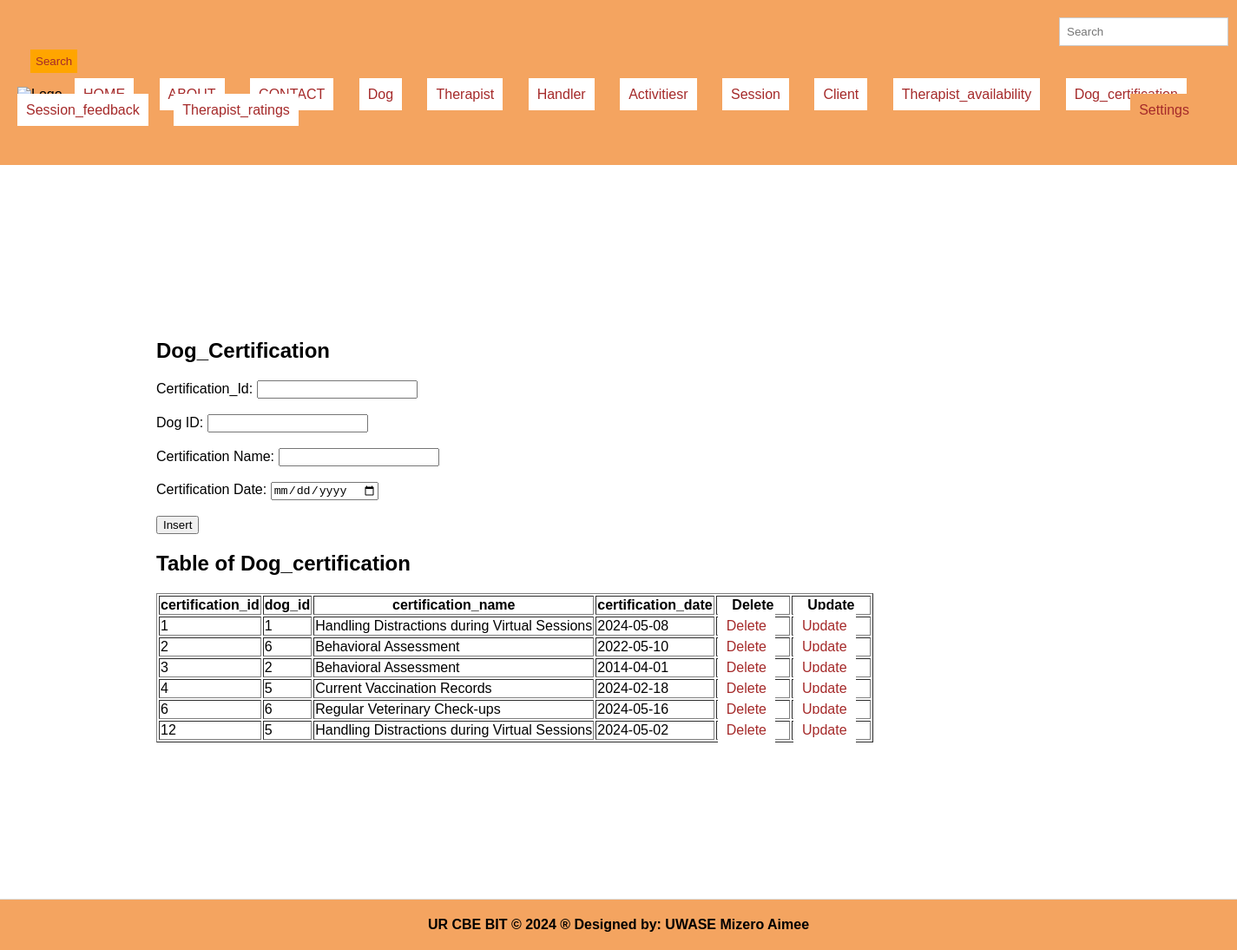
The app's page /Dog_certification.php with its own data.
### tables this page shows
CREATE TABLE `dog_certification` (
  `certification_id` int(11) NOT NULL,
  `dog_id` int(11) DEFAULT NULL,
  `certification_name` varchar(100) DEFAULT NULL,
  `certification_date` date DEFAULT NULL
);

### Dog_certification.php (the view, shortened to what this page needs)
<!DOCTYPE html>
<html lang="en">
<head>
  <link rel="stylesheet" type="text/css" href="style.css" title="style 1" media="screen, tv, projection, handheld, print"/>
  </head>
  <header>
<body style="background-image: url('./M.jpg');">
  <form class="d-flex" role="search" action="search.php">
      <input class="form-control me-2" type="search" placeholder="Search" aria-label="Search"name="query">
      <button class="btn btn-outline-success" type="submit">Search</button>
    </form>
  <ul style="list-style-type: none; padding: 0;">
    <li style="display: inline; margin-right: 10px;">
  </li>
    <li style="display: inline; margin-right: 10px;"><a href="./home.html">HOME</a>
  </li>
    <li style="display: inline; margin-right: 10px;"><a href="./about.html">ABOUT</a>
  </li>
    <li style="display: inline; margin-right: 10px;"><a href="./contact.html">CONTACT</a>
  </li>
    <li style="display: inline; margin-right: 10px;"><a href="./Dog.php">Dog</a>
  </li>
    <li style="display: inline; margin-right: 10px;"><a href="./therapist.php">Therapist</a>
  </li>
    <li style="display: inline; margin-right: 10px;"><a href="./handler.php">Handler</a>
  </li>
    <li style="display: inline; margin-right: 10px;"><a href="./activities.php">Activitiesr</a>
  </li>
    <li style="display: inline; margin-right: 10px;"><a href="./session.php">Session</a>
  </li>
    <li style="display: inline; margin-right: 10px;"><a href="./client.php">Client</a>
  </li>
   <li style="display: inline; margin-right: 10px;"><a href="./therapist_availability.php">Therapist_availability</a>
  </li>
    <li style="display: inline; margin-right: 10px;"><a href="./dog_certification.php">Dog_certification</a>
  </li>
    <li style="display: inline; margin-right: 10px;"><a href="./session_feedback.php">Session_feedback</a>
  </li>
    <li style="display: inline; margin-right: 10px;"><a href="./therapist_ratings.php">Therapist_ratings</a>
  </li>
    <li class="dropdown" style="display: inline; margin-right: 10px;">
      <a href="#" style="padding: 10px; color: brown; background-color:sandybrown; text-decoration: none; margin-right: 15px;">Settings</a>
    </li><br><br>
  </ul>
  </header>
  <section>
    <h1>Dog_Certification</h1>
    <form method="post" onsubmit="return confirmInsert();">
      <label for="certification_id">Certification_Id:</label>
      <input type="number" id="certification_id" name="certification ID"><br><br>
      <label for="dog_id">Dog ID:</label>
      <input type="text" id="dog_id" name="dog_id" required><br><br>
      <label for="certification_name">Certification Name:</label>
      <input type="text" id="certification_name" name="certification_name" required><br><br>
      <label for="certification_date">Certification Date:</label>
      <input type="date" id="certification_date" name="certification_date" required><br><br>
      <input type="submit" name="add" value="Insert">
    </form>
    <h2>Table of Dog_certification</h2>
    <table border="1">
        <tr>
            <th>certification_id</th>
            <th>dog_id</th>
            <th>certification_name</th>
            <th>certification_date</th>
            <th>Delete</th>
            <th>Update</th>
        </tr>
        <?php
        include('databaseconnection.php');
        $sql = "SELECT * FROM Dog_certification";
        $result = $connection->query($sql);
        if ($result->num_rows > 0) {
            while ($row = $result->fetch_assoc()) {
                $certification_id = $row['certification_id'];
                echo "<tr>
                    <td>{$row['certification_id']}</td>
                    <td>{$row['dog_id']}</td>
                    <td>{$row['certification_name']}</td>
                    <td>{$row['certification_date']}</td>
                    <td><a href='delete_Dog_certification.php?certification_id=$certification_id'>Delete</a></td>
                    <td><a href='update_Dog_certification.php?certification_id=$certification_id'>Update</a></td>
                </tr>";
            }
        } else {
            echo "<tr><td colspan='6'>No data found</td></tr>";
        }
        ?>
    </table>
  </section>
  <footer>
    <b>UR CBE BIT &copy; 2024 &reg; Designed by: UWASE Mizero Aimee</b>
  </footer>
</body>
</html>

### style.css (style rules this page uses)
body { font-family: Arial, sans-serif; margin: 0; padding: 0; }
.form-control { padding: 8px; margin-left: 4px; border: 1px solid #ccc; }
.btn { padding: 6px; background-color: orange; color: brown; border: none; }
.dropdown { position: relative; display: inline; margin-right: 10px; }
body { font-family: Arial,sans-serif; margin:0; padding:0; }
header { background-color:darkgray; padding: 20px; }
.dropdown { position: right; display:right; direction:rtl; }
section { padding:28px; border-bottom: 1px solid #ddd; }
footer { text-align: center; padding: 15px; background-color:darkgray; }

### Dog_certification.php (style rules this page uses)
a { padding: 10px; color: chocolate; background-color: white; text-decoration: none; margin-right: 15px; }
a:link { color: brown; }
button.btn { margin-left: 15px; margin-top: 4px; }
input.form-control { margin-left: 1200px; padding: 8px; }
section { padding:28px; }
section { padding:180px; }
header { background-color: #F4A460; padding: 20px; }
footer { background-color: #F4A460; padding: 20px; }
.dropdown { float: right; margin-right: 100px; position: relative; }

### records on screen
dog_certification: certification_id "1", dog "1", certification_name "Handling Distractions during Virtual Sessions", certification_date "2024-05-08"
dog_certification: certification_id "2", dog "6", certification_name "Behavioral Assessment", certification_date "2022-05-10"
dog_certification: certification_id "3", dog "2", certification_name "Behavioral Assessment", certification_date "2014-04-01"
dog_certification: certification_id "4", dog "5", certification_name "Current Vaccination Records", certification_date "2024-02-18"
dog_certification: certification_id "6", dog "6", certification_name "Regular Veterinary Check-ups", certification_date "2024-05-16"
dog_certification: certification_id "12", dog "5", certification_name "Handling Distractions during Virtual Sessions", certification_date "2024-05-02"
